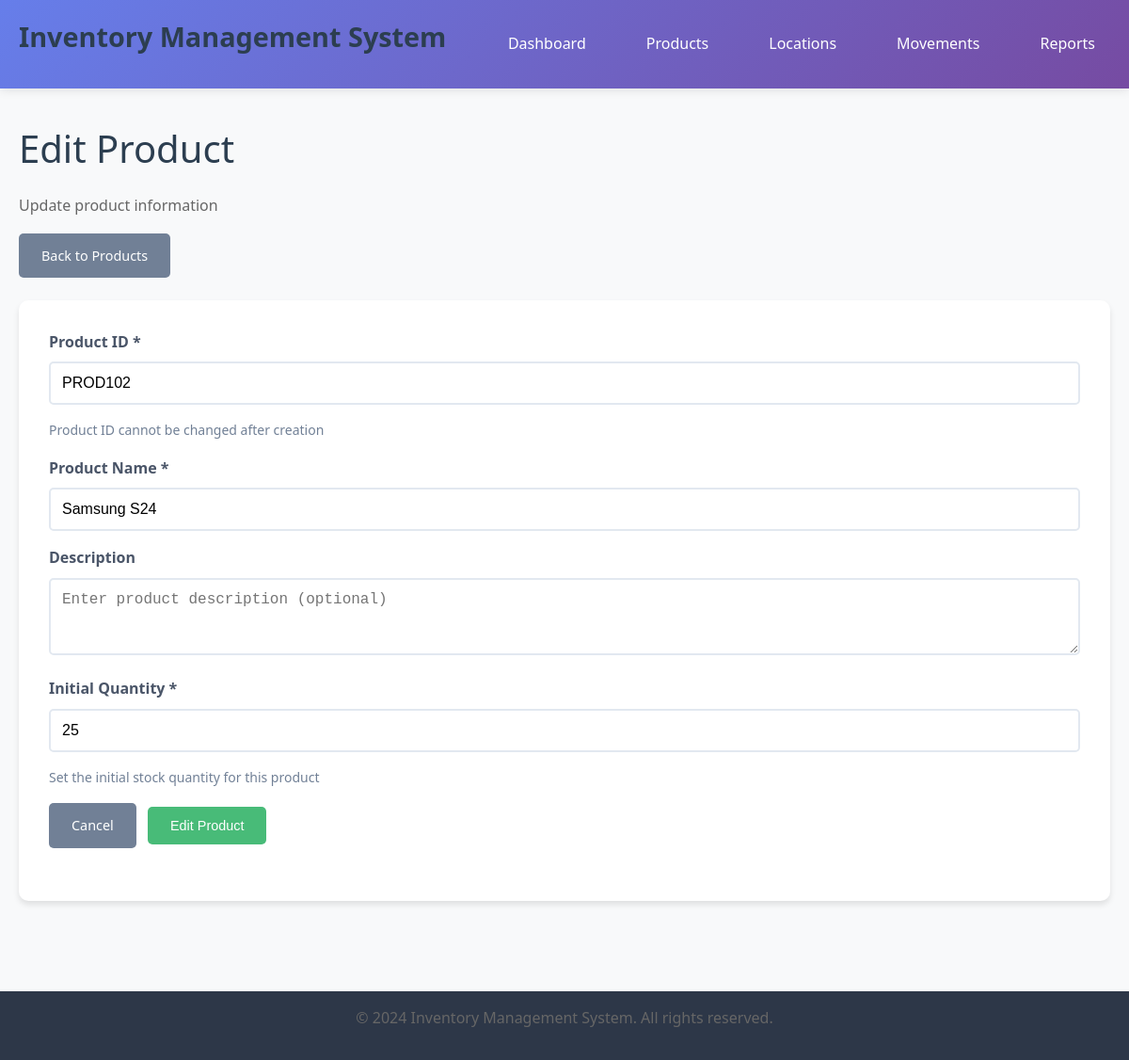
The app's page /products/PROD102/edit with its own data.
### models.py (models this page shows, shortened)
class Product(db.Model):
    product_id = db.Column(db.String(50), primary_key=True)
    name = db.Column(db.String(100), nullable=False)
    description = db.Column(db.Text)
    quantity = db.Column(db.Integer, default=0, nullable=False)
    created_at = db.Column(db.DateTime, default=datetime.utcnow)
    movements = db.relationship('ProductMovement', backref='product', lazy=True)

### app.py (the view, shortened to what this page needs)
@app.route("/products/<product_id>/edit", methods=["GET", "POST"])
def edit_product(product_id):
    product = Product.query.get_or_404(product_id)
    return render_template("products/form.html", product=product, action="Edit")

### template/products/form.html (shortened to what this page needs)
{% extends "base.html" %}
{% block content %}
<h1>{{ action }} Product</h1>
<p>{{ "Update product information" if product else "Add a new product to your inventory" }}</p>
<p>
    <a href="{{ url_for('products') }}" class="btn btn-secondary">Back to Products</a>
</p>
<form method="POST">
    <label for="product_id">Product ID *</label>
    <input type="text"
           id="product_id"
           name="product_id"
           value="{{ product.product_id if product else '' }}"
           {{ 'readonly' if product else '' }}
           required
           placeholder="Enter unique product ID (e.g., PROD001)">
    <small>{{ "Product ID cannot be changed after creation" if product else "Use a unique identifier for this product" }}</small>
    <label for="name">Product Name *</label>
    <input type="text"
           id="name"
           name="name"
           value="{{ product.name if product else '' }}"
           required
           placeholder="Enter product name">
    <label for="description">Description</label>
    <textarea id="description"
              name="description"
              rows="3"
              placeholder="Enter product description (optional)">{{ product.description if product else '' }}</textarea>
    <label for="quantity">Initial Quantity *</label>
    <input type="number"
           id="quantity"
           name="quantity"
           value="{{ product.quantity if product else '0' }}"
           min="0"
           required
           placeholder="Enter initial quantity">
    <small>Set the initial stock quantity for this product</small>
    <p>
        <a href="{{ url_for('products') }}" class="btn btn-secondary">Cancel</a>
        <button type="submit" class="btn btn-success">{{ action }} Product</button>
    </p>
</form>
{% endblock %}

### static/css/style.css (style rules this page uses)
* { margin: 0; padding: 0; box-sizing: border-box; }
body { font-family: 'Segoe UI', Tahoma, Geneva, Verdana, sans-serif; line-height: 1.6; color: #333; background-color: #f8f9fa; }
h1 { color: #2c3e50; margin-bottom: 1rem; font-size: 2.5rem; font-weight: 300; }
p { margin-bottom: 1rem; color: #666; }
.btn { display: inline-block; padding: 0.75rem 1.5rem; background: #667eea; color: white; text-decoration: none; border-radius: 5px; border: none; cursor: pointer; font-size: 0.9rem; transition: all 0.3s ease; margin-right: 0.5rem; margin-bottom: 0.5rem; }
.btn-success { background: #48bb78; }
.btn-secondary { background: #718096; }
form { background: white; padding: 2rem; border-radius: 10px; box-shadow: 0 4px 6px rgba(0,0,0,0.1); margin-bottom: 2rem; }
label { display: block; margin-bottom: 0.5rem; font-weight: 600; color: #4a5568; }
input[type="text"], input[type="number"], select, textarea { width: 100%; padding: 0.75rem; border: 2px solid #e2e8f0; border-radius: 5px; font-size: 1rem; margin-bottom: 1rem; transition: border-color 0.3s ease; }
small { color: #718096; font-size: 0.875rem; display: block; margin-bottom: 1rem; }

### records on screen
Product: product_id "PROD102", name "Samsung S24", quantity "25"

### other values on screen
{{ action }} "Edit"
